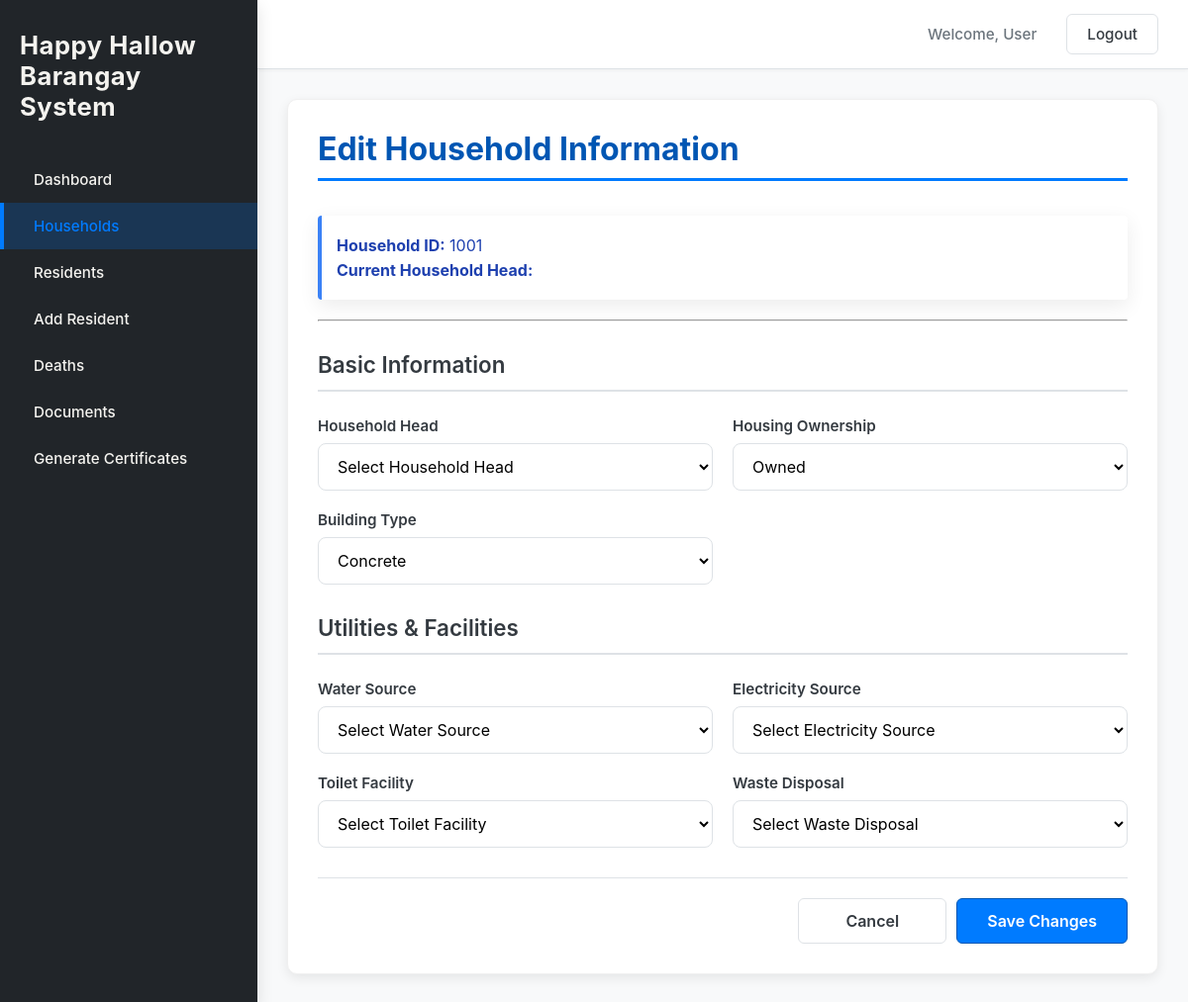
/edit_household.php?id=1001 (signed in), run on an earlier commit of the app's database.
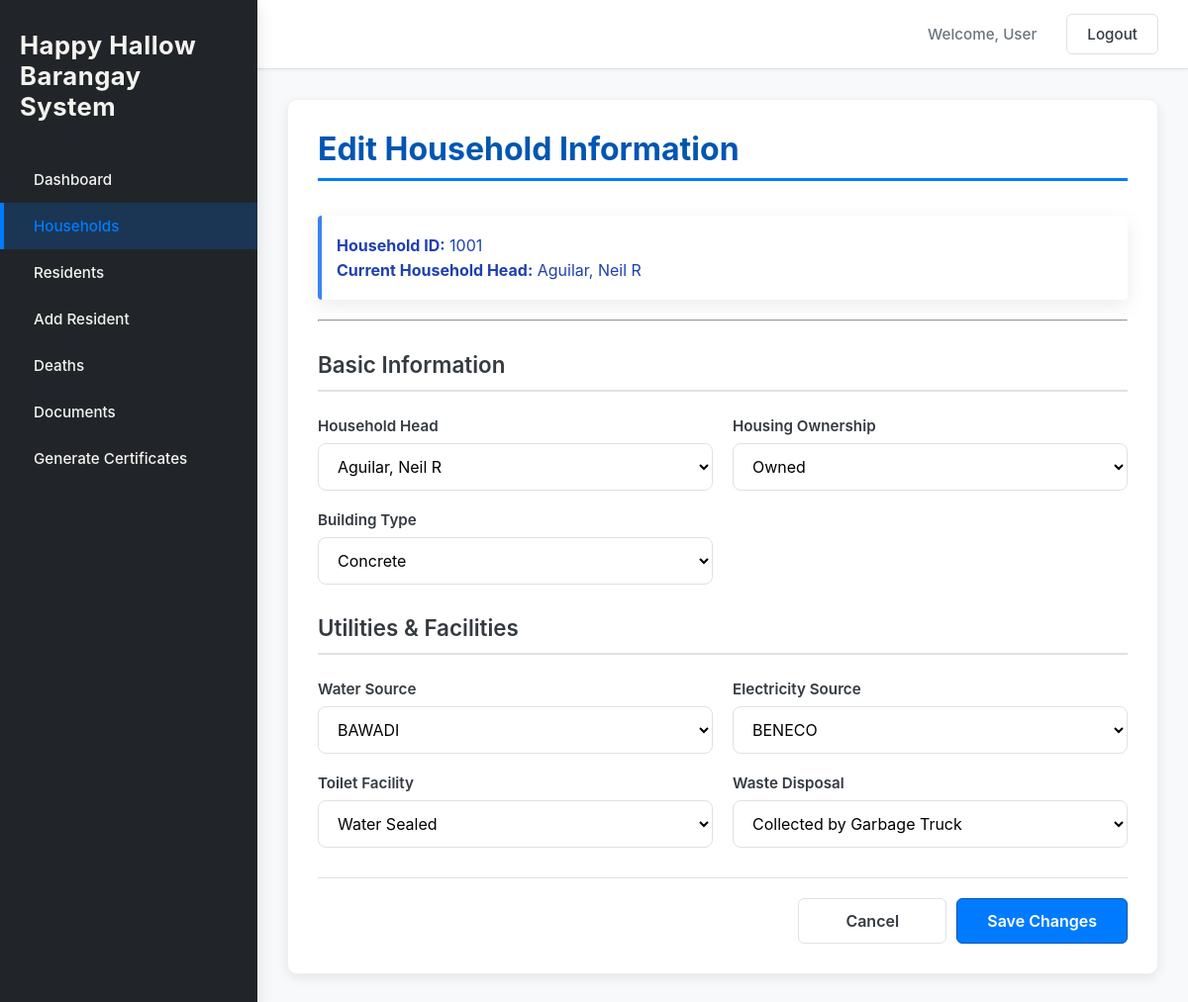
And on a later commit of the database.
### tables this page shows
CREATE TABLE IF NOT EXISTS `household` (
  `household_id` int NOT NULL AUTO_INCREMENT,
  `household_head` varchar(100) DEFAULT NULL,
  `housing_ownership` varchar(50) DEFAULT NULL,
  `water_source` varchar(50) DEFAULT NULL,
  `toilet_facility` varchar(50) DEFAULT NULL,
  `electricity_source` varchar(50) DEFAULT NULL,
  `waste_disposal` varchar(50) DEFAULT NULL,
  `building_type` varchar(50) DEFAULT NULL,
  PRIMARY KEY (`household_id`)
);

CREATE TABLE IF NOT EXISTS `residents` (
  `person_id` int NOT NULL AUTO_INCREMENT,
  `household_id` int NOT NULL,
  `first_name` text NOT NULL,
  `middle_name` varchar(255) DEFAULT NULL,
  `surname` varchar(255) NOT NULL,
  `suffix` varchar(50) DEFAULT NULL,
  `sex` text NOT NULL,
  `birthdate` date NOT NULL,
  `civil_status` varchar(20) NOT NULL,
  `nationality` varchar(20) NOT NULL,
  `religion` varchar(100) DEFAULT NULL,
  `purok` int NOT NULL,
  `address` varchar(150) NOT NULL,
  `residency_start_date` date DEFAULT NULL,
  `education_level` varchar(20) NOT NULL,
  `occupation` varchar(50) NOT NULL,
  `is_senior` tinyint(1) NOT NULL,
  `is_disabled` tinyint(1) NOT NULL,
  `health_insurance` varchar(100) DEFAULT NULL,
  `vaccination` int DEFAULT NULL,
  `is_pregnant` tinyint(1) DEFAULT NULL,
  `children_count` int DEFAULT NULL,
  PRIMARY KEY (`person_id`),
  KEY `household_id` (`household_id`)
);

### edit_household.php (the view, shortened to what this page needs)
<?php
$logged_in_username = isset($_SESSION['user_name']) ? $_SESSION['user_name'] : 'User';
include __DIR__ . '/db_connect.php';
$householdId = $conn->real_escape_string($_GET['id']);
$sql = "
    SELECT
        household_id,
        household_head,
        housing_ownership,
        water_source,
        toilet_facility,
        electricity_source,
        waste_disposal,
        building_type
    FROM household
    WHERE household_id = '$householdId'
";
$result = $conn->query($sql);
$membersSql = "
    SELECT person_id, first_name, middle_name, surname
    FROM residents
    WHERE household_id = ?
    ORDER BY surname, first_name
";
$stmt = $conn->prepare($membersSql);
$stmt->bind_param("i", $householdId);
$stmt->execute();
$membersResult = $stmt->get_result();
$householdData = $result->fetch_assoc();
function isSelected($currentValue, $targetValue) {
    $safeCurrentValue = $currentValue ?? '';
    return ($safeCurrentValue == $targetValue) ? 'selected' : '';
}
function safeHtml($value) {
    return htmlspecialchars($value ?? '');
}
?>
<!DOCTYPE html>
<html lang="en">
<head>
    <link rel="stylesheet" href="css/style.css" />
</head>
<body>
<div class="app-container">
    <aside class="sidebar">
        <div class="logo">Happy Hallow Barangay System</div>
        <nav class="main-nav">
          <ul>
            <li><a href="index.php">Dashboard</a></li>
            <li><a href="household.php" class="active">Households</a></li>
            <li><a href="residents.php">Residents</a></li>
            <li><a href="addnewresidents.php">Add Resident</a></li>
            <li><a href="deaths.php">Deaths</a></li>
            <li><a href="documents.php">Documents</a></li>
            <li><a href="staff_documents.php">Generate Certificates</a></li>
          </ul>
        </nav>
    </aside>
    <div class="main-content">
        <header class="topbar">
            <div class="topbar-right">
              <span id="userName" class="user-info">Welcome, <?php echo htmlspecialchars($logged_in_username); ?></span>
              <button id="logoutBtn" class="btn logout-btn">Logout</button>
            </div>
        </header>
        <main class="page-content">
            <div class="card form-card">
                <h2>Edit Household Information</h2>
                <div class="info-box">
                    <p><strong>Household ID:</strong> <?php echo safeHtml($householdData['household_id']); ?></p>
                    <p><strong>Current Household Head:</strong> <?php echo safeHtml($householdData['household_head']); ?></p>
                </div>
                <hr>
                <form action="update_household.php" method="POST">
                    <h3 class="section-title">Basic Information</h3>
                    <div class="form-grid">
                        <div class="input-group">
    <label for="household_head">Household Head</label>
    <select id="household_head" name="household_head" required>
        <option value="">Select Household Head</option>
        <?php while ($member = $membersResult->fetch_assoc()):
            $fullName = trim(
                $member['surname'] . ', ' .
                $member['first_name'] . ' ' .
                $member['middle_name']
            );
        ?>
            <option
                value="<?php echo safeHtml($fullName); ?>"
                <?php echo ($householdData['household_head'] === $fullName) ? 'selected' : ''; ?>
            >
                <?php echo safeHtml($fullName); ?>
            </option>
        <?php endwhile; ?>
    </select>
</div>
                        <div class="input-group">
                            <label for="housing_ownership">Housing Ownership</label>
                            <select id="housing_ownership" name="housing_ownership" required>
                                <option value="Owned" <?php echo isSelected($householdData['housing_ownership'], 'Owned'); ?>>Owned</option>
                            </select>
                        </div>
                        <div class="input-group">
                            <label for="building_type">Building Type</label>
                            <select id="building_type" name="building_type" required>
                                <option value="Concrete" <?php echo isSelected($householdData['building_type'], 'Concrete'); ?>>Concrete</option>
                            </select>
                        </div>
                    </div>
                    <h3 class="section-title">Utilities & Facilities</h3>
                    <div class="form-grid">
                        <div class="input-group">
                            <label for="water_source">Water Source</label>
                            <select id="water_source" name="water_source" required>
                                <option value="">Select Water Source</option>
                                <option value="BAWADI" <?php echo isSelected($householdData['water_source'], 'BAWADI'); ?>>BAWADI</option>
                            </select>
                        </div>
                        <div class="input-group">
                            <label for="electricity_source">Electricity Source</label>
                            <select id="electricity_source" name="electricity_source" required>
                                <option value="">Select Electricity Source</option>
                                <option value="BENECO" <?php echo isSelected($householdData['electricity_source'], 'BENECO'); ?>>BENECO</option>
                            </select>
                        </div>
                        <div class="input-group">
                            <label for="toilet_facility">Toilet Facility</label>
                            <select id="toilet_facility" name="toilet_facility" required>
                                <option value="">Select Toilet Facility</option>
                                <option value="Water Sealed" <?php echo isSelected($householdData['toilet_facility'], 'Water Sealed'); ?>>Water Sealed</option>
                            </select>
                        </div>
                        <div class="input-group">
                            <label for="waste_disposal">Waste Disposal</label>
                            <select id="waste_disposal" name="waste_disposal" required>
                                <option value="">Select Waste Disposal</option>
                                <option value="Collected by Garbage Truck" <?php echo isSelected($householdData['waste_disposal'], 'Collected by Garbage Truck'); ?>>Collected by Garbage Truck</option>
                            </select>
                        </div>
                    </div>
                    <div class="form-actions">
                        <a href="household.php" class="btn secondary-btn">Cancel</a>
                        <button type="submit" class="btn primary-btn">Save Changes</button>
                    </div>
                </form>
            </div>
        </main>
    </div>
</div>
</body>
</html>

### css/style.css (style rules this page uses)
:root { --primary-color: #007bff; --primary-dark: #0056b3; --secondary-color: #6c757d; --background-color: #f8f9fa; --card-background: #ffffff; --sidebar-bg: #212529; --text-color: #343a40; --border-color: #dee2e6; --shadow-light: 0 4px 12px rgba(0, 0, 0, 0.08); --shadow-medium: 0 6px 16px rgba(0, 0, 0, 0.12); --sidebar-width: 260px; --header-height: 70px; --base-padding: 30px; }
* { margin: 0; padding: 0; box-sizing: border-box; font-family: -apple-system, BlinkMacSystemFont, "Segoe UI", Roboto, "Helvetica Neue", Arial, sans-serif; }
body { background-color: var(--background-color); color: var(--text-color); min-height: 100vh; display: flex; font-size: 16px; }
a { text-decoration: none; color: inherit; }
.app-container { display: flex; width: 100%; }
.sidebar { width: var(--sidebar-width); background-color: var(--sidebar-bg); color: #f8f9fa; padding: var(--base-padding) 0; position: fixed; height: 100%; z-index: 100; box-shadow: var(--shadow-medium); }
.logo { font-size: 1.6rem; font-weight: 700; text-align: left; padding: 0 20px 20px 20px; margin-bottom: 15px; color: #f4f3ef; letter-spacing: 0.5px; }
.main-nav ul { list-style: none; padding: 0; }
.main-nav li a { display: flex; align-items: center; gap: 12px; padding: 14px 30px; color: #f4f3ef; transition: background-color 0.25s ease, color 0.25s ease; font-size: 0.95rem; font-weight: 500; border-left: 4px solid transparent; }
.main-nav li a.active { background-color: rgba(0, 123, 255, 0.2); color: var(--primary-color); border-left-color: var(--primary-color); }
.main-content { margin-left: var(--sidebar-width); flex-grow: 1; display: flex; flex-direction: column; }
.topbar { height: var(--header-height); background-color: var(--card-background); border-bottom: 1px solid var(--border-color); display: flex; justify-content: flex-end; align-items: center; padding: 0 var(--base-padding); box-shadow: 0 1px 4px rgba(0, 0, 0, 0.05); }
.topbar-right { display: flex; align-items: center; }
.user-info { margin-right: 20px; font-weight: 500; color: var(--secondary-color); font-size: 0.95rem; }
.page-content { padding: var(--base-padding); flex-grow: 1; }
h2 { font-size: 1.8rem; color: var(--text-color); margin-bottom: 30px; font-weight: 600; }
.page-content h2 { font-size: 2rem; color: var(--primary-dark); border-bottom: 3px solid var(--primary-color); padding-bottom: 10px; margin-bottom: 35px; font-weight: 700; }
.card { background-color: var(--card-background); padding: 30px; border-radius: 10px; box-shadow: var(--shadow-light); border: 1px solid #f0f0f0; transition: box-shadow 0.3s ease; }
.btn { background-color: var(--card-background); color: var(--text-color); border: 1px solid var(--border-color); padding: 10px 20px; border-radius: 6px; cursor: pointer; font-size: 0.95rem; font-weight: 500; transition: all 0.2s ease-in-out; text-decoration: none; display: inline-flex; align-items: center; justify-content: center; gap: 8px; }
.primary-btn { background-color: var(--primary-color); color: white; border: 1px solid var(--primary-dark); }
.logout-btn { margin-left: 10px; }
.input-group label { font-weight: 600; margin-bottom: 8px; color: var(--text-color); font-size: 0.95rem; }
.input-group input, .input-group select { padding: 12px 15px; border: 1px solid var(--border-color); border-radius: 8px; font-size: 1rem; background-color: var(--card-background); }
.form-grid { display: grid; grid-template-columns: repeat(2, 1fr); gap: 20px; }
.form-grid .input-group { display: flex; flex-direction: column; }
.form-grid .input-group label { font-weight: 600; margin-bottom: 8px; color: var(--text-color); font-size: 0.95rem; }
.form-grid .input-group input, .form-grid .input-group select { width: 100%; padding: 12px 15px; border: 1px solid var(--border-color); border-radius: 8px; font-size: 1rem; background-color: var(--card-background); transition: border-color 0.2s, box-shadow 0.2s; }
.form-actions { display: flex; gap: 15px; justify-content: flex-end; margin-top: 35px; padding-top: 25px; border-top: 2px solid var(--border-color); }
.form-actions .btn { padding: 12px 30px; font-size: 1rem; font-weight: 600; min-width: 150px; }
.card h3 { font-size: 1.4rem; color: var(--text-color); margin-bottom: 25px; font-weight: 600; border-bottom: 2px solid var(--border-color); padding-bottom: 12px; }
.form-actions { display: flex; gap: 15px; justify-content: flex-end; margin-top: 25px; padding-top: 20px; border-top: 1px solid var(--border-color); }

What changed in the data, as far as the page shows it:
changed household id 1001: household_head (not shown) → "Aguilar, Neil R"
Also different on the page:
form field water_source: "Select Water Source" → "BAWADI"
form field electricity_source: "Select Electricity Source" → "BENECO"
form field toilet_facility: "Select Toilet Facility" → "Water Sealed"
form field waste_disposal: "Select Waste Disposal" → "Collected by Garbage Truck"
form field household_head: "Select Household Head" → (not shown)
